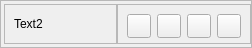
                     <widget class="QFrame" name="frame_51">
                      <property name="geometry">
                       <rect>
                        <x>-10</x>
                        <y>310</y>
                        <width>252</width>
                        <height>48</height>
                       </rect>
                      </property>
                      <property name="maximumSize">
                       <size>
                        <width>16777213</width>
                        <height>48</height>
                       </size>
                      </property>
                      <property name="frameShape">
                       <enum>QFrame::StyledPanel</enum>
                      </property>
                      <property name="frameShadow">
                       <enum>QFrame::Raised</enum>
                      </property>
                      <layout class="QHBoxLayout" name="horizontalLayout_140">
                       <property name="spacing">
                        <number>0</number>
                       </property>
                       <property name="leftMargin">
                        <number>3</number>
                       </property>
                       <property name="topMargin">
                        <number>0</number>
                       </property>
                       <property name="rightMargin">
                        <number>0</number>
                       </property>
                       <property name="bottomMargin">
                        <number>0</number>
                       </property>
                       <item>
                        <widget class="QFrame" name="panelsBackground_85">
                         <property name="maximumSize">
                          <size>
                           <width>16777215</width>
                           <height>40</height>
                          </size>
                         </property>
                         <property name="styleSheet">
                          <string notr="true"/>
                         </property>
                         <property name="frameShape">
                          <enum>QFrame::StyledPanel</enum>
                         </property>
                         <property name="frameShadow">
                          <enum>QFrame::Raised</enum>
                         </property>
                         <layout class="QHBoxLayout" name="horizontalLayout_141">
                          <item>
                           <widget class="QLabel" name="label_67">
                            <property name="maximumSize">
                             <size>
                              <width>16777215</width>
                              <height>40</height>
                             </size>
                            </property>
                            <property name="text">
                             <string>Text2</string>
                            </property>
                           </widget>
                          </item>
                         </layout>
                        </widget>
                       </item>
                       <item>
                        <widget class="QFrame" name="panelsBackground_86">
                         <property name="maximumSize">
                          <size>
                           <width>16777215</width>
                           <height>40</height>
                          </size>
                         </property>
                         <property name="styleSheet">
                          <string notr="true"/>
                         </property>
                         <property name="frameShape">
                          <enum>QFrame::StyledPanel</enum>
                         </property>
                         <property name="frameShadow">
                          <enum>QFrame::Raised</enum>
                         </property>
                         <layout class="QHBoxLayout" name="horizontalLayout_142">
                          <item>
                           <widget class="QPushButton" name="footerSecond_textColor1">
                            <property name="minimumSize">
                             <size>
                              <width>24</width>
                              <height>24</height>
                             </size>
                            </property>
                            <property name="maximumSize">
                             <size>
                              <width>24</width>
                              <height>24</height>
                             </size>
                            </property>
                            <property name="text">
                             <string/>
                            </property>
                           </widget>
                          </item>
                          <item>
                           <widget class="QPushButton" name="footerSecond_textColor2">
                            <property name="minimumSize">
                             <size>
                              <width>24</width>
                              <height>24</height>
                             </size>
                            </property>
                            <property name="maximumSize">
                             <size>
                              <width>24</width>
                              <height>24</height>
                             </size>
                            </property>
                            <property name="text">
                             <string/>
                            </property>
                           </widget>
                          </item>
                          <item>
                           <widget class="QPushButton" name="footerSecond_textColor3">
                            <property name="minimumSize">
                             <size>
                              <width>24</width>
                              <height>24</height>
                             </size>
                            </property>
                            <property name="maximumSize">
                             <size>
                              <width>24</width>
                              <height>24</height>
                             </size>
                            </property>
                            <property name="text">
                             <string/>
                            </property>
                           </widget>
                          </item>
                          <item>
                           <widget class="QPushButton" name="footerSecond_textColor4">
                            <property name="minimumSize">
                             <size>
                              <width>24</width>
                              <height>24</height>
                             </size>
                            </property>
                            <property name="maximumSize">
                             <size>
                              <width>24</width>
                              <height>24</height>
                             </size>
                            </property>
                            <property name="text">
                             <string/>
                            </property>
                           </widget>
                          </item>
                         </layout>
                        </widget>
                       </item>
                      </layout>
                     </widget>
